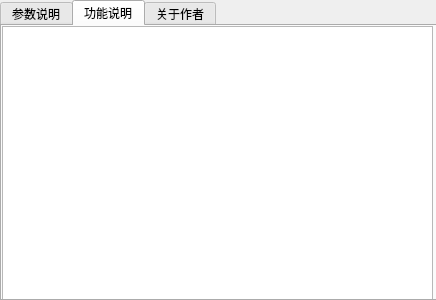
<?xml version="1.0" encoding="UTF-8"?>
<ui version="4.0">
 <class>obj_sw_doc</class>
 <widget class="QDialog" name="obj_sw_doc">
  <property name="windowModality">
   <enum>Qt::WindowModal</enum>
  </property>
  <property name="geometry">
   <rect>
    <x>0</x>
    <y>0</y>
    <width>436</width>
    <height>300</height>
   </rect>
  </property>
  <property name="windowTitle">
   <string>软件说明</string>
  </property>
  <widget class="QTabWidget" name="tab_sw_doc">
   <property name="geometry">
    <rect>
     <x>0</x>
     <y>0</y>
     <width>441</width>
     <height>301</height>
    </rect>
   </property>
   <property name="currentIndex">
    <number>1</number>
   </property>
   <widget class="QWidget" name="tab_params_doc">
    <attribute name="title">
     <string>参数说明</string>
    </attribute>
    <widget class="QPlainTextEdit" name="txt_sw_doc">
     <property name="geometry">
      <rect>
       <x>0</x>
       <y>0</y>
       <width>431</width>
       <height>281</height>
      </rect>
     </property>
    </widget>
   </widget>
   <widget class="QWidget" name="tab_func_doc">
    <attribute name="title">
     <string>功能说明</string>
    </attribute>
    <widget class="QPlainTextEdit" name="txt_func_doc">
     <property name="geometry">
      <rect>
       <x>0</x>
       <y>0</y>
       <width>431</width>
       <height>281</height>
      </rect>
     </property>
    </widget>
   </widget>
   <widget class="QWidget" name="tab_author_doc">
    <attribute name="title">
     <string>关于作者</string>
    </attribute>
    <widget class="QPlainTextEdit" name="txt_author_doc">
     <property name="geometry">
      <rect>
       <x>0</x>
       <y>0</y>
       <width>431</width>
       <height>281</height>
      </rect>
     </property>
    </widget>
   </widget>
  </widget>
 </widget>
 <resources/>
 <connections/>
</ui>
